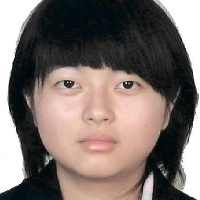
#> input picture yolo/imgs/002104.jpg, 200 x 200 px
$ python -i image_augment.py   (imports and definitions only)
#> lines starting #> are read from the running program, lines starting #| are printed output that depends on the picture
#> further down, picture is the input picture: shape (200, 200, 3); mean B, G, R 107.4, 112, 123.6
#!/usr/bin/env python3
# -*- coding:utf-8 -*-
# Copyright (c) Megvii, Inc. and its affiliates.
"""
Data augmentation functionality. Passed as callable transformations to
Dataset classes.

The data augmentation procedures were interpreted from @weiliu89's SSD paper
http://arxiv.org/abs/1512.02325
"""

import math
import random

import cv2
import numpy as np

from yolox_utils import xyxy2cxcywh


def augment_hsv(img, hgain=0.015, sgain=0.7, vgain=0.4):
#> called with hgain = 0.015, sgain = 0.7, vgain = 0.4
    r = np.random.uniform(-1, 1, 3) * [hgain, sgain, vgain] + 1  # random gains
    hue, sat, val = cv2.split(cv2.cvtColor(img, cv2.COLOR_BGR2HSV))
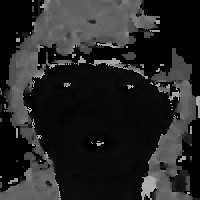
#> hue: shape (200, 200); min 0, max 179, mean 37.9
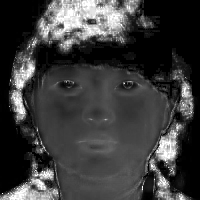
#> sat: shape (200, 200); min 0, max 255, mean 60.1
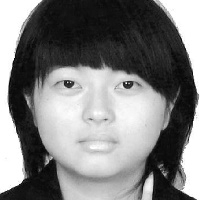
#> val: shape (200, 200); min 1, max 255, mean 126
    dtype = img.dtype  # uint8

    x = np.arange(0, 256, dtype=np.int16)
    lut_hue = ((x * r[0]) % 180).astype(dtype)
    lut_sat = np.clip(x * r[1], 0, 255).astype(dtype)
#> lut_sat = 256 values from 0 to 255
    lut_val = np.clip(x * r[2], 0, 255).astype(dtype)
#> lut_val = 256 values from 0 to 255

    img_hsv = cv2.merge(
        (cv2.LUT(hue, lut_hue), cv2.LUT(sat, lut_sat), cv2.LUT(val, lut_val))
    ).astype(dtype)
#> img_hsv: shape (200, 200, 3); mean H, S, V 37.9, 75.3, 132.7
    cv2.cvtColor(img_hsv, cv2.COLOR_HSV2BGR, dst=img)  # no return needed

# [132 lines left out: functions box_candidates, random_perspective, _mirror, preproc, not called in this run]


class TrainTransform:
    # [49 lines left out: functions __init__, __call__, not called in this run]


class ValTransform:
    """
    Defines the transformations that should be applied to test PIL image
    for input into the network

    dimension -> tensorize -> color adj

    Arguments:
        resize (int): input dimension to SSD
        rgb_means ((int,int,int)): average RGB of the dataset
            (104,117,123)
        swap ((int,int,int)): final order of channels

    Returns:
        transform (transform) : callable transform to be applied to test/val
        data
    """

    def __init__(self, swap=(2, 0, 1), legacy=False):
        self.swap = swap
        self.legacy = legacy

    # assume input is cv2 img for now
    # [8 lines left out: function __call__, not called in this run]

>>> import cv2
>>> picture = cv2.imread('../yolo/imgs/002104.jpg')
>>> result = augment_hsv(picture)

$ run again, on yolo/imgs/1.jpg
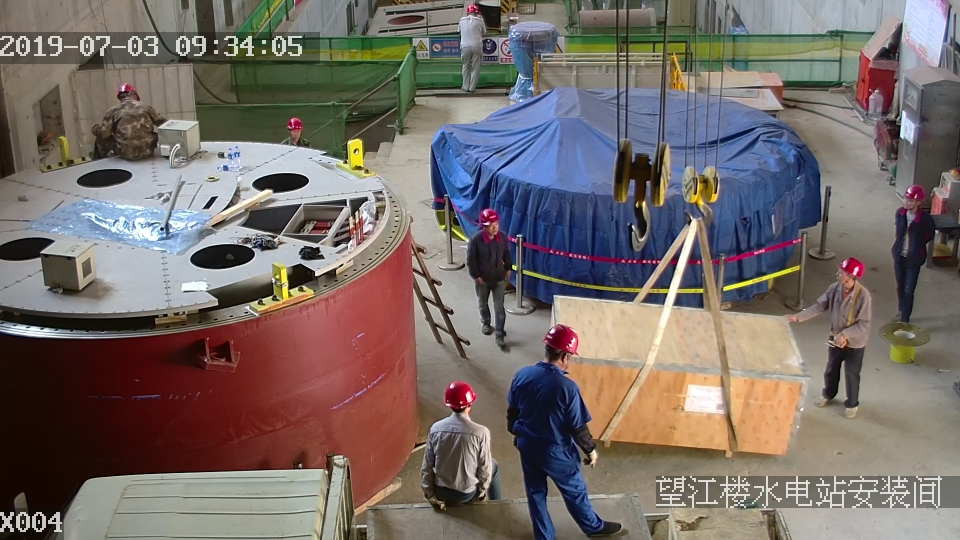
#> input picture yolo/imgs/1.jpg, 1920 x 1080 px (shown at 1/2 size)
#> picture is the input picture: shape (1080, 1920, 3); mean B, G, R 103.3, 107.4, 117.6
#> in augment_hsv, `hue, sat, val = cv2.split(cv2.cvtColor(img, cv2.COLOR_BGR2HSV))`:
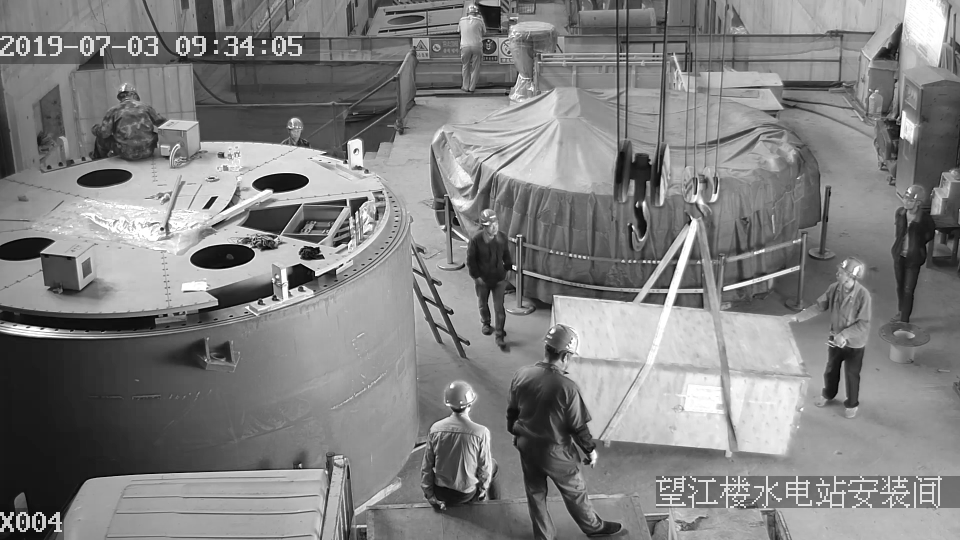
#> val: shape (1080, 1920) (shown at 1/2 size); min 0, max 255, mean 128.7
#> img_hsv: shape (1080, 1920, 3); mean H, S, V 48.9, 103.9, 138.5
#> in augment_hsv, `cv2.cvtColor(img_hsv, cv2.COLOR_HSV2BGR, dst=img)`:
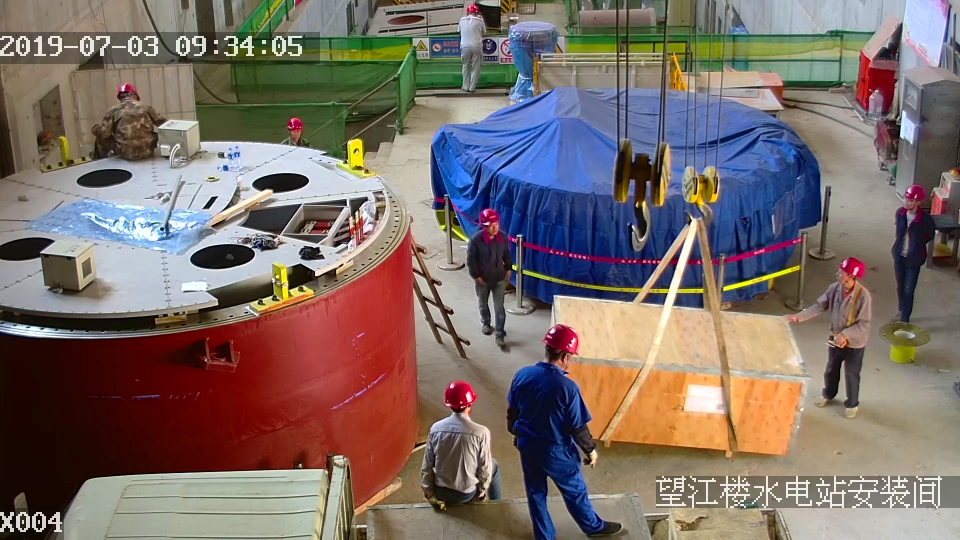
#> img: shape (1080, 1920, 3) (shown at 1/2 size); mean B, G, R 103.4, 109, 123

$ run again, on yolo/imgs/11.jpg
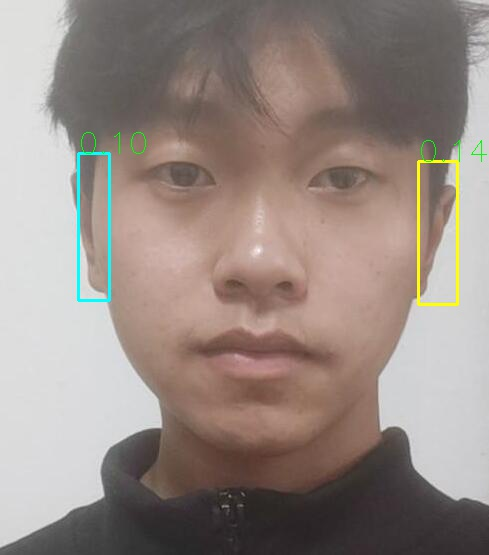
#> input picture yolo/imgs/11.jpg, 489 x 555 px
#> picture is the input picture: shape (555, 489, 3); mean B, G, R 132.5, 138.8, 151.6
#> in augment_hsv, `hue, sat, val = cv2.split(cv2.cvtColor(img, cv2.COLOR_BGR2HSV))`:
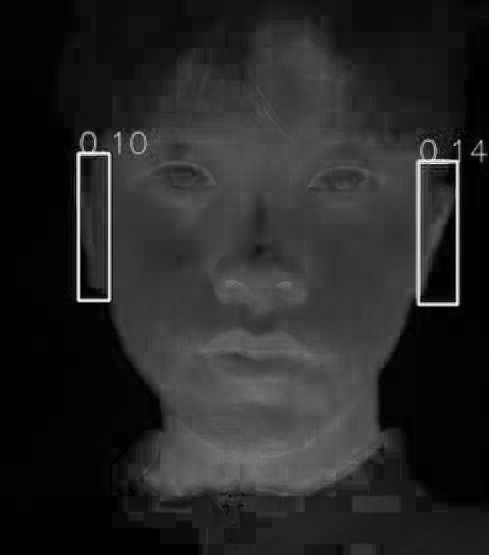
#> sat: shape (555, 489); min 0, max 255, mean 38.6
#> in augment_hsv, `hue, sat, val = cv2.split(cv2.cvtColor(img, cv2.COLOR_BGR2HSV))`:
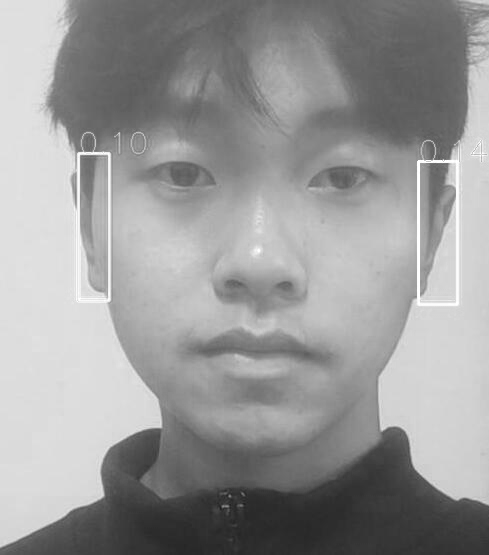
#> val: shape (555, 489); min 29, max 255, mean 153
#> img_hsv: shape (555, 489, 3); mean H, S, V 36.2, 49.7, 165.1

$ run again, on yolo/imgs/171.jpg
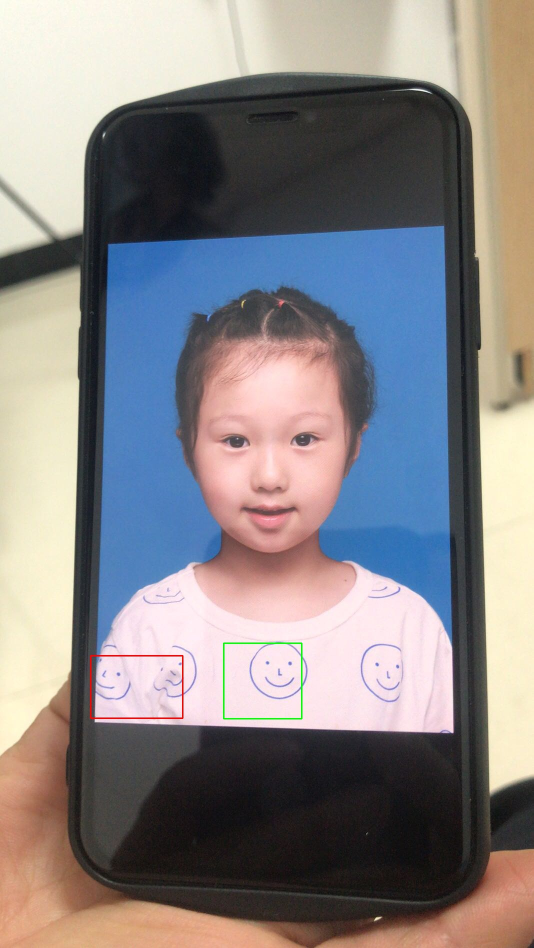
#> input picture yolo/imgs/171.jpg, 1067 x 1896 px (shown at 1/2 size)
#> picture is the input picture: shape (1896, 1067, 3); mean B, G, R 133.8, 132.6, 137.1
#> in augment_hsv, `hue, sat, val = cv2.split(cv2.cvtColor(img, cv2.COLOR_BGR2HSV))`:
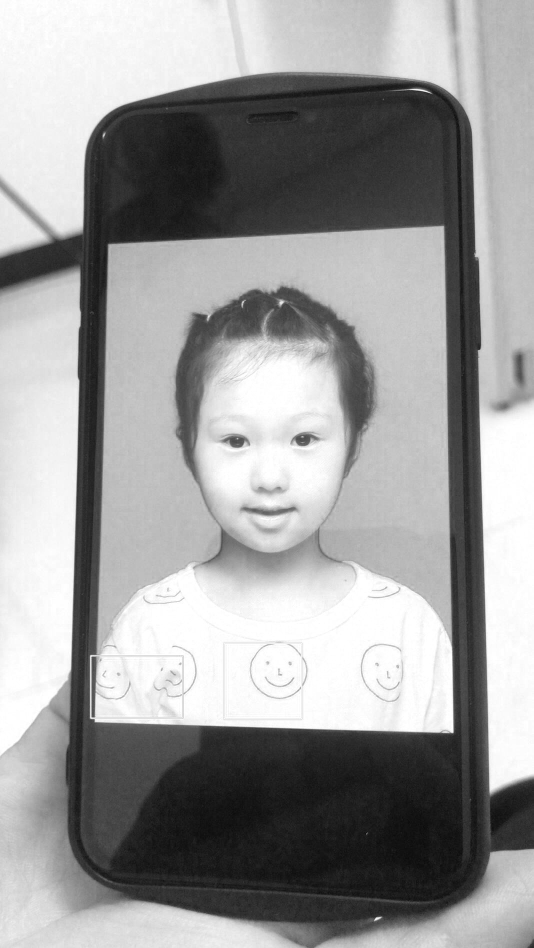
#> val: shape (1896, 1067) (shown at 1/2 size); min 6, max 255, mean 155.8
#> img_hsv: shape (1896, 1067, 3); mean H, S, V 67.6, 81.8, 164.9
#> in augment_hsv, `cv2.cvtColor(img_hsv, cv2.COLOR_HSV2BGR, dst=img)`:
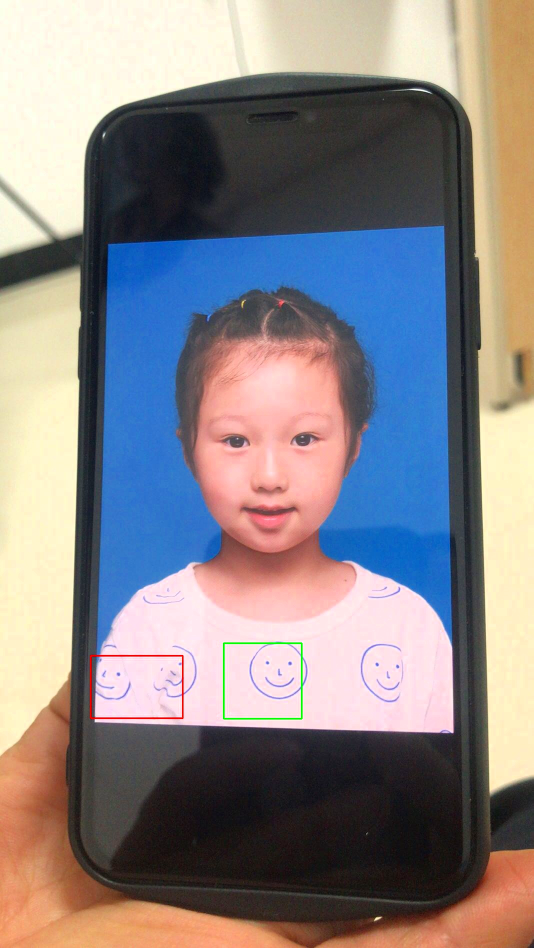
#> img: shape (1896, 1067, 3) (shown at 1/2 size); mean B, G, R 134.3, 132.5, 138.5
